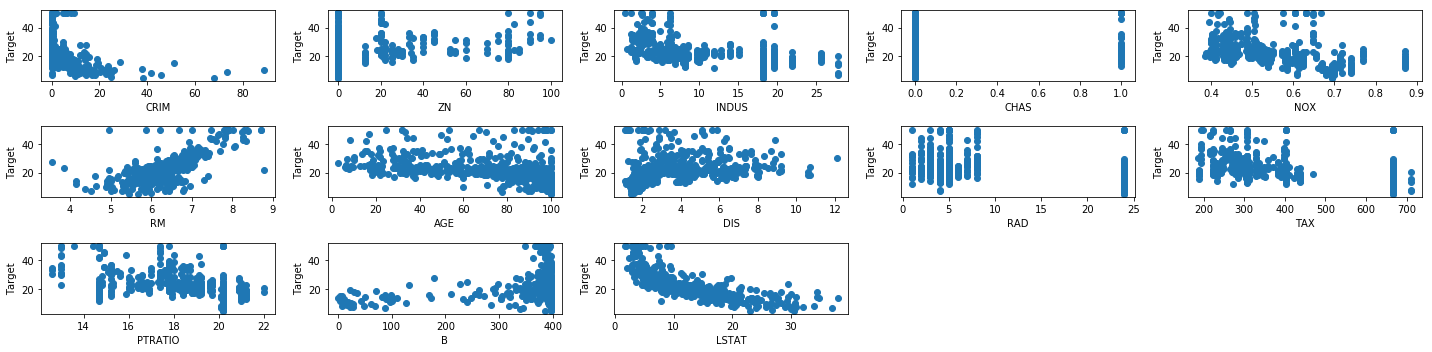

Recreate this plot in Python.
from sklearn import datasets
import matplotlib.pyplot as plt
import numpy as np

def load_data():
    boston = datasets.load_boston()
    X = boston.data
    y = boston.target
    features = boston.feature_names
    return X,y,features

def summarize(X, y, features):
    print('-----------------------------------------------------------------')
    print("Dimensions :{}".format(X.shape[1]))
    print("Features: {}".format(features))
    print("Number of Data points: {}".format(X.shape[0]))
    print("Target Min: {}".format(min(y)))
    print("Target mean: {}".format(np.mean(y)))
    print("Target standard deviation: {}".format(np.std(y)))
    print("Target Max: {}".format(max(y)))

def visualize(X, y, features):
    plt.figure(figsize=(20, 5))
    feature_count = X.shape[1]

    # i: index
    for i in range(feature_count):
        plt.subplot(3, 5, i + 1)
        plt.scatter(X[:,i], y)
        plt.xlabel(features[i])
        plt.ylabel('Target')
        #TODO: Plot feature i against y
    
    plt.tight_layout()
    plt.show()

def split_data(X, y, percent_training):
    training_size = int(round(X.shape[0] * percent_training))
    indices = np.random.choice(X.shape[0], X.shape[0], replace=False)
    X_training, X_test = X[indices[:training_size],:], X[indices[training_size:],:]
    y_training, y_test = y[indices[:training_size]], y[indices[training_size:]]
    return X_training, X_test, y_training, y_test
    
def fit_regression(X,Y):
    bias = np.ones((X.shape[0], 1))
    X = np.concatenate((X, bias), axis=1)

    XtX = np.dot(np.transpose(X), X)
    XtY = np.dot(np.transpose(X), Y)
    return np.linalg.solve(XtX,XtY) #solve for W
    #TODO: implement linear regression
    # Remember to use np.linalg.solve instead of inverting!
    #raise NotImplementedError()

def show_result(w, X_test, y_test, features):
    print('-----------------------------------------------------------------')
    print('<Feature, Weight>')
    for i in range(len(features)):
        print('<{} , {}>'.format(features[i], w[i]))
        
    print('-----------------------------------------------------------------')
    
    bias = np.ones((X_test.shape[0], 1))
    X_test = np.concatenate((X_test, bias), axis=1)
    
    y_hat = np.dot(X_test, w)
    n = X_test.shape[0]
    MSE = sum((y_hat - y_test)**2)/n
    MAE = sum(abs(y_hat - y_test))/n
    MAPE = (100/n)*sum(abs((y_test - y_hat)/y_test))
    print('MSE = {}'.format(MSE))#mean squared error
    print('MAE = {}'.format(MAE))#mean absolute error
    print('MAPE = {}'.format(MAPE))#mean absolute percentage error
    
    
    
def main():
    # Load the data
    X, y, features = load_data()
    print("Features: {}".format(features))

    summarize(X, y, features)
    # Visualize the features
    visualize(X, y, features)
    
    #TODO: Split data into train and test
    X_training, X_test, y_training, y_test = split_data(X, y, 0.8)
    
    # Fit regression model
    w = fit_regression(X_training, y_training)
    
    
    show_result(w, X_test, y_test, features)
    
    # Compute fitted values, MSE, etc.


if __name__ == "__main__":
    main()
